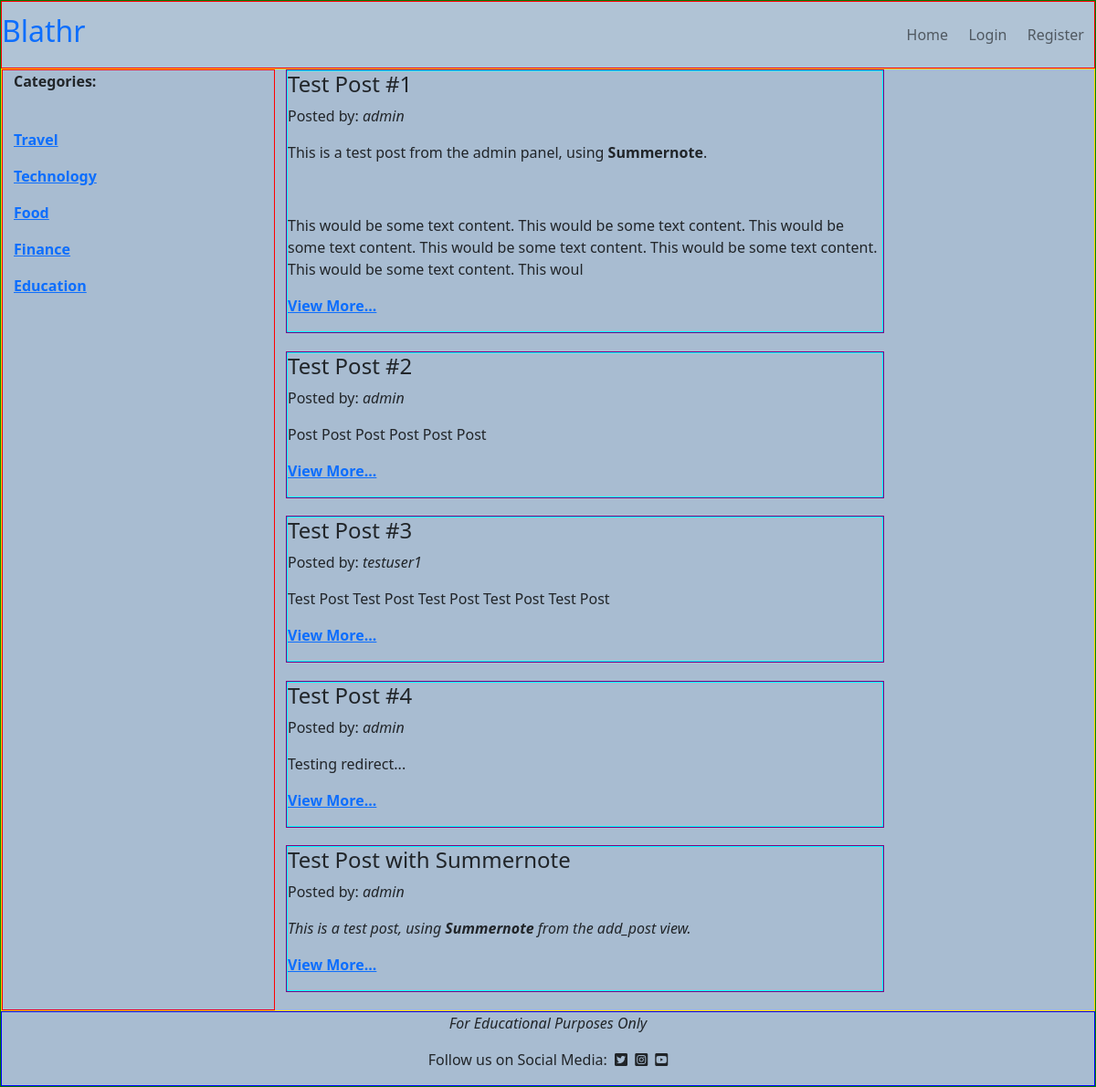
Before: / with the older database file.
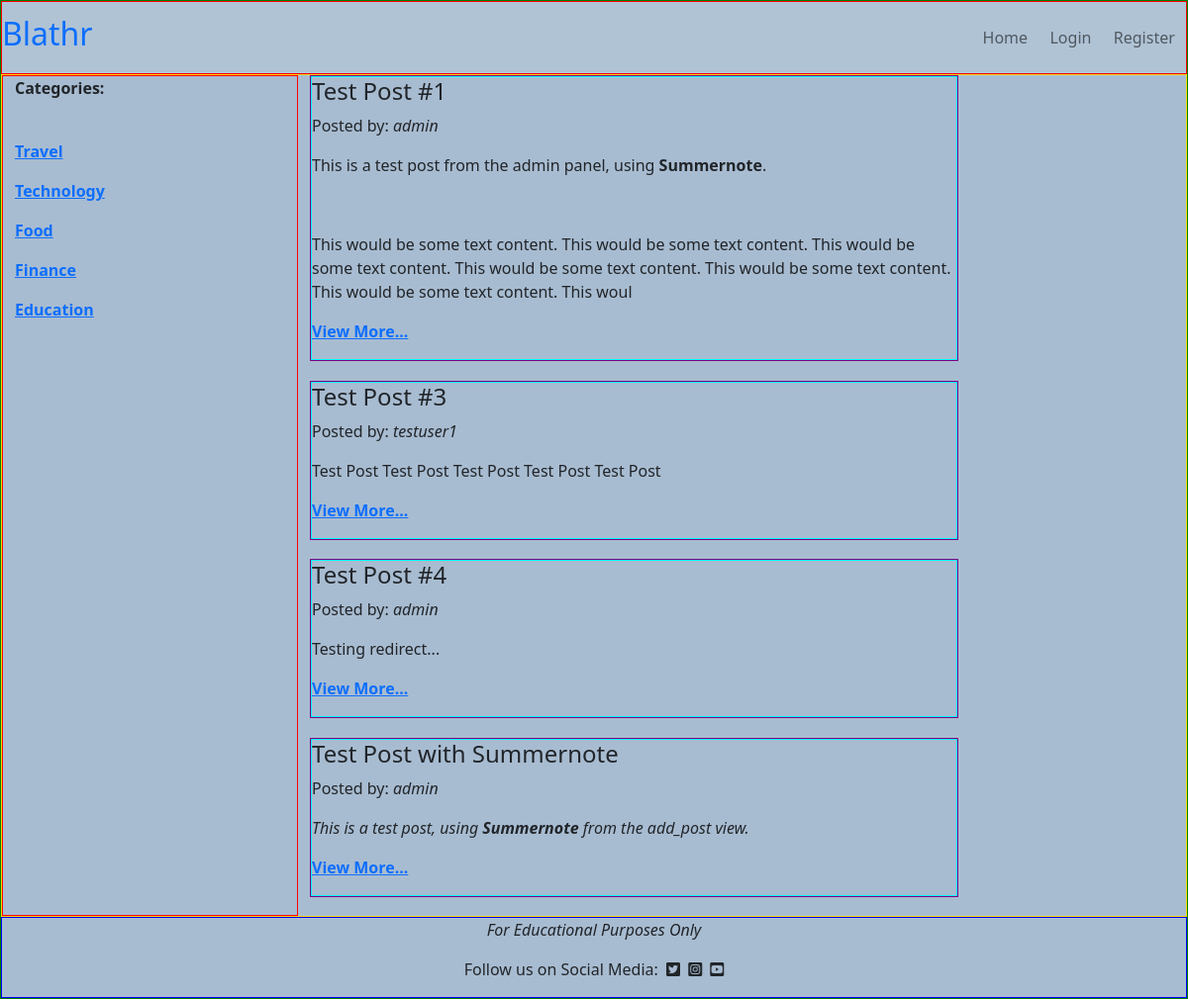
After: the same page with the newer database file.
### posts/models.py (models this page shows, shortened)
class Category(models.Model):
    category_id = models.AutoField(primary_key=True)
    name = models.CharField(max_length=20, unique=True, null=False)

class Post(models.Model):
    post_id = models.AutoField(primary_key=True)
    title = models.CharField(max_length=200, unique=True, blank=False,
                             null=False)
    author = models.ForeignKey(User, on_delete=models.CASCADE)
    created_date = models.DateTimeField(auto_now_add=True)
    content = models.TextField()
    category = models.ForeignKey(Category, on_delete=models.CASCADE)
    status = models.IntegerField(choices=STATUS, default=0)
    vote_count = models.ManyToManyField(User, related_name='vote_count',
                                        blank=True)

### posts/views.py (the view)
# urls.py: 2. Add a URL to urlpatterns:  path('', views.home, name='home')
def home(request):
    post_list = Post.objects.all()
    category_list = Category.objects.all()
    return render(request, 'index.html', {'post_list': post_list,
                                          'category_list': category_list})

### templates/index.html
{% extends 'base.html' %}
{% block content %}
<div class="row" id="body-row">
    <div class="col-md-3" id="category-col">
        <p><strong>Categories:</strong></p><br>
        {% for category in category_list %}
        <p><a href="#"><strong>{{ category.name }}</strong></a></p>
        {% endfor %}
    </div>
    <div class="col-md-9">
        {% for post in post_list %}
        <div class="col-12 col-md-9">
            <div class="post-card">
                <div class="post-card-body">
                    <h4>{{ post.title }}</h4>
                    <p>Posted by: <em>{{ post.author }}</em></p>
                    <p>{{ post.content | safe | slice:":300"}}</p>
                    <p><strong><a href="#">View More...</a></strong></p>
                </div>
            </div>
        </div>
        {% endfor %}
    </div>
</div>
{% endblock %}

### templates/base.html (shortened to what this page needs)
{% load static %}
<!DOCTYPE html>
<html lang="en">
<head>
    <link rel="stylesheet" href="https://cdn.jsdelivr.net/npm/bootstrap@5.2.0/dist/css/bootstrap.min.css"
>
    <link rel="stylesheet" href="https://cdnjs.cloudflare.com/ajax/libs/font-awesome/5.15.3/css/all.min.css">
    <link rel="stylesheet" href="{% static 'css/style.css' %}">
</head>
<body>
    <header class="sticky-top">
        <div class="container-fluid">
            <nav class="navbar">
                <h1 class="navbar-brand" id="navbar-logo"><a href="{% url 'home' %}">Blathr</a></h1>
                <ul class="navbar-nav">
                    <li class="nav-item"><a href="{% url 'home' %}" class="nav-link">Home</a></li>
                    {% if user.is_authenticated %}
                    <li class="nav-item"><a href="add/add_post/" class="nav-link">Create Post</a></li>
                    <li class="nav-item"><a href="{% url 'account_logout' %}" class="nav-link">Logout</a></li>
                    {% else %}
                    <li class="nav-item"><a href="{% url 'account_login' %}" class="nav-link">Login</a></li>
                    <li class="nav-item"><a href="{% url 'account_signup' %}" class="nav-link">Register</a></li>
                    {% endif %}
                </ul>
            </nav>
        </div>
    </header>
    <main>
        <div class="container-fluid">
            {% block content %}
            {% endblock content %}
        </div>
    </main>
    <footer class="footer">
        <div class="row">
            <div class="col-12">
                <p class="text-center">
                    <em>For Educational Purposes Only</em>
                </p>
                <p class="text-center">
                    Follow us on Social Media:
                    <i class="fab fa-twitter-square ms-1"></i>
                    <i class="fab fa-instagram-square ms-1"></i>
                    <i class="fab fa-youtube-square ms-1"></i>
                </p>
            </div>
        </div>
    </footer>
</body>
</html>

### static/css/style.css (style rules this page uses)
body { background-color: #A8BCD1; margin: 0; padding: 0; border: 1px solid green; }
nav { background-color: #B0C3D5; border: 1px solid red; }
#navbar-logo { font-size: xx-large; }
.navbar ul { flex-direction: row; }
.navbar ul li { padding-right: 0.7rem; padding-left: 0.7rem; }
.navbar-brand a { text-decoration: none; }
footer { border: 1px solid blue; }
.post-card { margin-bottom: 3%; border: 1px solid purple; }
.post-card-body { border: 1px solid cyan; }
#body-row { margin: 0; padding: 0; justify-content: left; border: 1px solid gold; }
#category-col { justify-content: left; border: 1px solid red; }
.container-fluid { padding: 0; justify-content: right; }

Changed rows visible on the page:
removed Post: title "Test Post #2", author "admin", content "Post Post Post Post Post Post"
